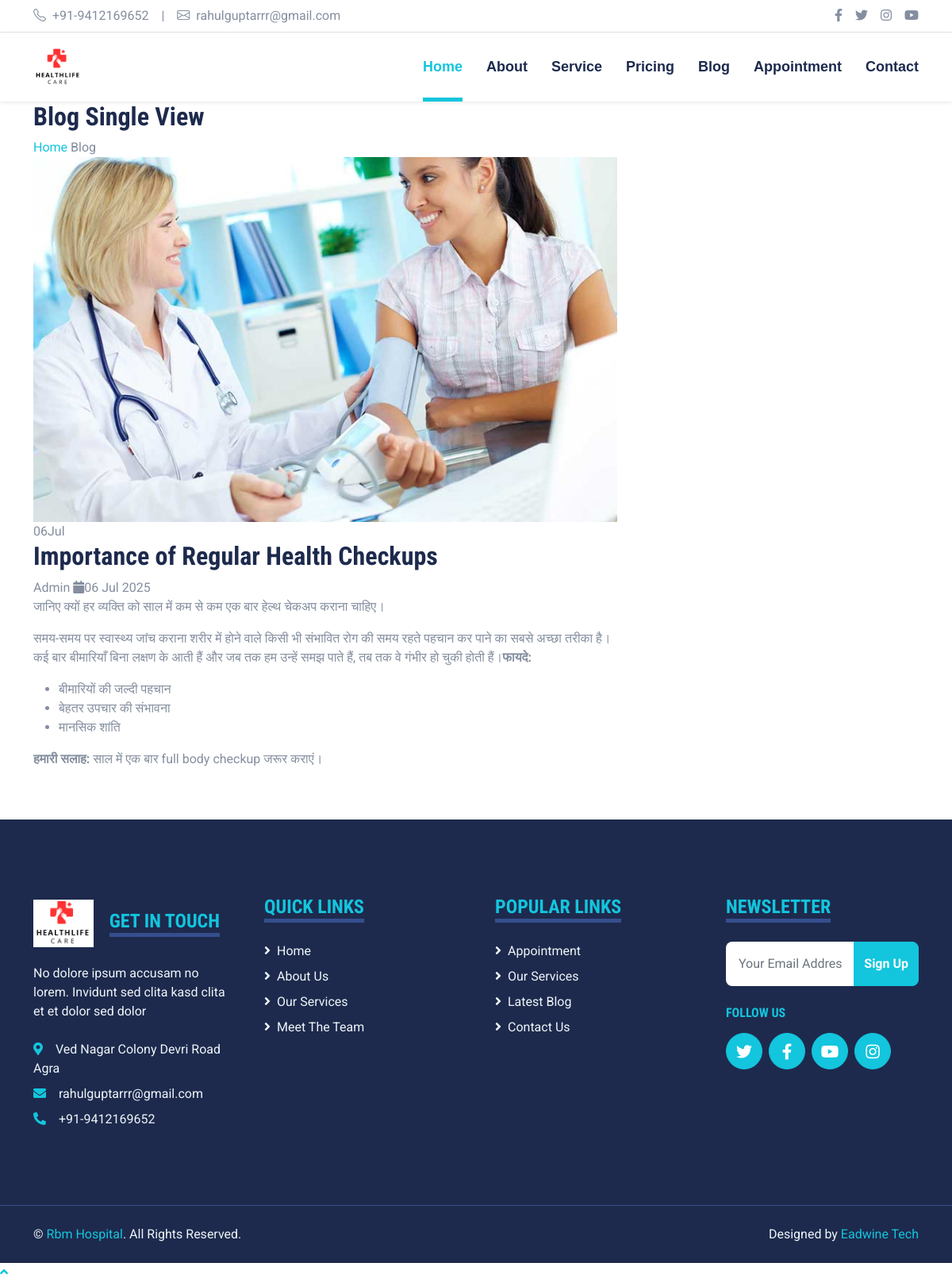
Screenshot of /detail.php?id=13 with the database file from the repository.
### tables this page shows
CREATE TABLE `tbl_setting` (
  `id` int(10) NOT NULL,
  `email` varchar(255) DEFAULT NULL,
  `phone1` varchar(255) DEFAULT NULL,
  `phone2` varchar(255) DEFAULT NULL,
  `address` text DEFAULT NULL,
  `address1` varchar(255) DEFAULT NULL,
  `link1` varchar(255) DEFAULT NULL,
  `link2` varchar(255) DEFAULT NULL,
  `link3` varchar(255) DEFAULT NULL,
  `link4` varchar(255) DEFAULT NULL,
  `link5` text DEFAULT NULL,
  `link6` text DEFAULT NULL,
  `map` text DEFAULT NULL,
  `description` text DEFAULT NULL,
  `about_since` varchar(255) DEFAULT NULL,
  `about_us_heading` text DEFAULT NULL,
  `about_us_sub_heading` text DEFAULT NULL,
  `about_short` text DEFAULT NULL,
  `image1` varchar(255) DEFAULT NULL,
  `thumb1` varchar(255) DEFAULT NULL,
  `image2` varchar(255) NOT NULL,
  `thumb2` varchar(255) NOT NULL,
  `image3` varchar(255) NOT NULL,
  `thumb3` varchar(255) NOT NULL,
  `image4` varchar(255) NOT NULL,
  `thumb4` varchar(255) NOT NULL,
  `image5` varchar(255) NOT NULL,
  `thumb5` varchar(255) NOT NULL,
  `top_heading` varchar(255) DEFAULT NULL,
  `about_us_narration` varchar(255) NOT NULL,
  `experience` varchar(255) NOT NULL,
  `point1` varchar(255) NOT NULL,
  `point2` varchar(255) DEFAULT NULL,
  `point3` varchar(255) DEFAULT NULL,
  `point4` varchar(255) DEFAULT NULL,
  `point5` varchar(255) NOT NULL,
  `point6` varchar(255) NOT NULL,
  `point7` varchar(255) NOT NULL,
  `point8` varchar(255) NOT NULL,
  `point9` varchar(255) NOT NULL,
  `point10` varchar(255) NOT NULL,
  `point11` varchar(255) NOT NULL,
  `point12` varchar(255) NOT NULL,
  `point13` varchar(255) NOT NULL,
  `point14` varchar(255) NOT NULL,
  `point15` varchar(255) NOT NULL,
  `point16` varchar(255) NOT NULL,
  `value1` varchar(255) NOT NULL,
  `value2` varchar(255) NOT NULL,
  `value3` varchar(255) NOT NULL,
  `value4` varchar(255) NOT NULL,
  `value5` varchar(255) NOT NULL,
  `value6` varchar(255) NOT NULL,
  `value7` varchar(255) NOT NULL,
  `value8` varchar(255) NOT NULL,
  `value9` varchar(255) NOT NULL,
  `value10` varchar(255) NOT NULL,
  `value11` varchar(255) NOT NULL,
  `value12` varchar(255) NOT NULL,
  `value13` varchar(255) NOT NULL,
  `value14` varchar(255) NOT NULL,
  `value15` varchar(255) NOT NULL,
  `value16` varchar(255) NOT NULL,
  `privacy` text DEFAULT NULL,
  `terms` text DEFAULT NULL,
  `returns` text DEFAULT NULL,
  `vission` text NOT NULL,
  `mission` text NOT NULL,
  `career_hospitality` text NOT NULL,
  `internation_intenship` text NOT NULL,
  `alumani` text NOT NULL,
  `life_after_iahm` text NOT NULL,
  `open_timing` varchar(255) NOT NULL,
  `url` varchar(255) NOT NULL
);

CREATE TABLE `tbl_blog` (
  `id` int(10) NOT NULL,
  `heading` varchar(255) DEFAULT NULL,
  `date` date DEFAULT NULL,
  `short_description` varchar(255) DEFAULT NULL,
  `description` text DEFAULT NULL,
  `meta_title` text DEFAULT NULL,
  `meta_keyword` text DEFAULT NULL,
  `meta_description` text DEFAULT NULL,
  `image1` varchar(255) DEFAULT NULL,
  `thumb1` varchar(255) DEFAULT NULL,
  `name` varchar(255) NOT NULL
);

### config.php (called while the page is built, shortened)
<?php
$conn = mysqli_connect("localhost", "root", "","");
$db = "hospital";
mysqli_select_db($conn, $db) or die(mysqli_error($conn));
$tblSetting      = "tbl_setting";
$user_id=1;
$sql=mysqli_query($conn,"select * from $tblSetting where id='$user_id'")or die(mysqli_error($conn));
$row=mysqli_fetch_assoc($sql);

### detail.php (the view, shortened to what this page needs)
<?php
include 'config.php';
$blog_id = isset($_GET['id']) && is_numeric($_GET['id']) ? (int)$_GET['id'] : 0;
$stmt = $conn->prepare("SELECT * FROM tbl_blog WHERE id = ?");
$stmt->bind_param("i", $blog_id);
$stmt->execute();
$result = $stmt->get_result();
$blog = $result->fetch_assoc();
$blog_heading      = !empty($blog['heading']) ? htmlspecialchars($blog['heading']) : 'Untitled';
$blog_image        = !empty($blog['image1']) ? htmlspecialchars($blog['image1']) : 'no-image.jpg';
$blog_date         = !empty($blog['date']) ? date("d", strtotime($blog['date'])) : '';
$blog_month        = !empty($blog['date']) ? date("M", strtotime($blog['date'])) : '';
$blog_full_date    = !empty($blog['date']) ? date("d M Y", strtotime($blog['date'])) : '';
$blog_short_desc   = !empty($blog['short_description']) ? nl2br(htmlspecialchars($blog['short_description'])) : '';
$blog_description  = !empty($blog['description']) ? $blog['description'] : '';
?>
<!DOCTYPE html>
<html lang="en">
<?php include 'include/head.php'; ?>
<body>
<div class="page">
    <?php include 'include/topbar.php'; ?>
    <?php include 'include/navbar.php'; ?>
    <div class="ttm-page-title-row ttm-bg ttm-bgimage-yes ttm-bgcolor-darkgrey clearfix">
        <div class="container">
            <div class="row align-items-center">
                <div class="col-lg-12">
                    <div class="ttm-page-title-row-inner">
                        <div class="page-title-heading">
                            <h2 class="title">Blog Single View</h2>
                        </div>
                        <div class="breadcrumb-wrapper">
                            <span><a href="index.php">Home</a></span>
                            <span>Blog</span>
                        </div>
                    </div>
                </div>
            </div>
        </div>
    </div>
    <div class="site-main">
        <div class="ttm-row sidebar ttm-sidebar-right clearfix">
            <div class="container">
                <div class="row">
                    <div class="col-lg-8 content-area">
                        <article class="post ttm-blog-single clearfix">
                            <div class="ttm-post-featured-wrapper ttm-featured-wrapper">
                                <div class="ttm-post-featured">
                                    <img class="img-fluid" src="admin/uploads/products/<?= $blog_image ?>" alt="<?= $blog_heading ?>" style="width: 100%; height: auto; object-fit: cover;">
                                </div>
                                <?php if (!empty($blog_date) && !empty($blog_month)): ?>
                                <div class="ttm-box-post-date">
                                    <span class="ttm-entry-date">
                                        <time class="entry-date"><?= $blog_date ?><span class="entry-month entry-year"><?= $blog_month ?></span></time>
                                    </span>
                                </div>
                                <?php endif; ?>
                            </div>
                            <div class="ttm-blog-single-content">
                                <div class="ttm-post-entry-header">
                                    <h2><?= $blog_heading ?></h2>
                                    <div class="post-meta">
                                        <span class="ttm-meta-line byline"><i class="ti ti-user"></i>Admin</span>
                                        <span class="ttm-meta-line tags-links"><i class="fa fa-calendar"></i><?= $blog_full_date ?></span>
                                    </div>
                                </div>
                                <div class="entry-content">
                                    <div class="ttm-box-desc-text">
                                        <?php if (!empty($blog_short_desc)): ?>
                                            <p><?= $blog_short_desc ?></p>
                                        <?php endif; ?>
                                        <?php if (!empty($blog_description)): ?>
                                            <div><?= $blog_description ?></div>
                                        <?php endif; ?>
                                    </div>
                                </div>
                            </div>
                        </article>
                    </div>
                </div>
            </div>
        </div>
    </div>
    <?php include 'include/footer.php'; ?>
    <a id="totop" href="#top"><i class="fa fa-angle-up"></i></a>
</div>
</body>
</html>

### include/topbar.php
  <?php include 'config.php';
?>
  <div class="container-fluid py-2 border-bottom d-none d-lg-block">
       <div class="container">
           <div class="row">
               <div class="col-md-6 text-center text-lg-start mb-2 mb-lg-0">
                   <div class="d-inline-flex align-items-center">
                       <a class="text-decoration-none text-body pe-3" href=""><i class="bi bi-telephone me-2"></i><?= $row['phone1'] ?></a>
                       <span class="text-body">|</span>
                       <a class="text-decoration-none text-body px-3" href=""><i class="bi bi-envelope me-2"></i><?= $row['email'] ?></a>
                   </div>
               </div>
               <div class="col-md-6 text-center text-lg-end">
                   <div class="d-inline-flex align-items-center">
                       <a class="text-body px-2" href="<?= $row['link1'] ?>">
                           <i class="fab fa-facebook-f"></i>
                       </a>
                       <a class="text-body px-2" href="<?= $row['link2'] ?>">
                           <i class="fab fa-twitter"></i>
                       </a>
                       <a class="text-body px-2" href="<?= $row['link3'] ?>">
                           <i class="fab fa-instagram"></i>
                       </a>
                       <a class="text-body ps-2" href="<?= $row['link4'] ?>">
                           <i class="fab fa-youtube"></i>
                       </a>
                   </div>
               </div>
           </div>
       </div>
   </div>

### include/navbar.php (shortened to what this page needs)
<div class="container-fluid sticky-top bg-white shadow-sm">
    <div class="container">
        <nav class="navbar navbar-expand-lg bg-white navbar-light py-3 py-lg-0">
            <a href="index.php" class="navbar-brand">
                <img src="admin/uploads/products/<?= $row['image1'] ?>" alt="RBM Logo" style="height: 50px;">
            </a>
            <div class="collapse navbar-collapse" id="navbarCollapse">
                <div class="navbar-nav ms-auto py-0">
                    <a href="home" class="nav-item nav-link active">Home</a>
                    <a href="about-me" class="nav-item nav-link">About</a>
                    <a href="our-offerings" class="nav-item nav-link">Service</a>
                    <a href="plan" class="nav-item nav-link">Pricing</a>
                    <a href="blog" class="nav-item nav-link">Blog</a>
                    <a href="meeting" class="nav-item nav-link">Appointment</a>
                    <a href="get-in-touch" class="nav-item nav-link">Contact</a>
                </div>
            </div>
        </nav>
    </div>
</div>

### include/footer.php (shortened to what this page needs)
<?php include 'config.php'; ?>
<div class="container-fluid bg-dark text-light mt-5 py-5">
    <div class="container py-5">
        <div class="row g-5">
            <div class="col-lg-3 col-md-6">
                <a href="index.php" class="navbar-brand mb-3 d-inline-block">
                    <img src="admin/uploads/products/<?= $row['image1'] ?>" alt="RBM Logo" style="height: 60px;">
                </a>
                <h4 class="d-inline-block text-primary text-uppercase border-bottom border-5 border-secondary mb-4">
                    Get In Touch
                </h4>
                <p class="mb-4">
                    No dolore ipsum accusam no lorem. Invidunt sed clita kasd clita et et dolor sed dolor
                </p>
                <p class="mb-2">
                    <i class="fa fa-map-marker-alt text-primary me-3"></i><?= $row['address'] ?>
                </p>
                <p class="mb-2">
                    <i class="fa fa-envelope text-primary me-3"></i><?= $row['email'] ?>
                </p>
                <p class="mb-0">
                    <i class="fa fa-phone-alt text-primary me-3"></i><?= $row['phone1'] ?>
                </p>
            </div>
            <div class="col-lg-3 col-md-6">
                <h4 class="d-inline-block text-primary text-uppercase border-bottom border-5 border-secondary mb-4">
                    Quick Links
                </h4>
                <div class="d-flex flex-column justify-content-start">
                    <a class="text-light mb-2" href="index.php"><i class="fa fa-angle-right me-2"></i>Home</a>
                    <a class="text-light mb-2" href="about.php"><i class="fa fa-angle-right me-2"></i>About Us</a>
                    <a class="text-light mb-2" href="service.php"><i class="fa fa-angle-right me-2"></i>Our Services</a>
                    <a class="text-light mb-2" href="appointment.php"><i class="fa fa-angle-right me-2"></i>Meet The Team</a>
                </div>
            </div>
            <div class="col-lg-3 col-md-6">
                <h4 class="d-inline-block text-primary text-uppercase border-bottom border-5 border-secondary mb-4">
                    Popular Links
                </h4>
                <div class="d-flex flex-column justify-content-start">
                    <a class="text-light mb-2" href="appointment.php"><i class="fa fa-angle-right me-2"></i>Appointment</a>
                    <a class="text-light mb-2" href="service.php"><i class="fa fa-angle-right me-2"></i>Our Services</a>
                    <a class="text-light mb-2" href="blog.php"><i class="fa fa-angle-right me-2"></i>Latest Blog</a>
                    <a class="text-light" href="contact.php"><i class="fa fa-angle-right me-2"></i>Contact Us</a>
                </div>
            </div>
            <div class="col-lg-3 col-md-6">
                <h4 class="d-inline-block text-primary text-uppercase border-bottom border-5 border-secondary mb-4">
                    Newsletter
                </h4>
                <form action="">
                    <div class="input-group">
                        <input type="text" class="form-control p-3 border-0" placeholder="Your Email Address">
                        <button class="btn btn-primary">Sign Up</button>
                    </div>
                </form>
                <h6 class="text-primary text-uppercase mt-4 mb-3">Follow Us</h6>
                <div class="d-flex">
                    <a class="btn btn-lg btn-primary btn-lg-square rounded-circle me-2" href="<?= $row['link2'] ?>">
                        <i class="fab fa-twitter"></i>
                    </a>
                    <a class="btn btn-lg btn-primary btn-lg-square rounded-circle me-2" href="<?= $row['link1'] ?>">
                        <i class="fab fa-facebook-f"></i>
                    </a>
                    <a class="btn btn-lg btn-primary btn-lg-square rounded-circle me-2" href="<?= $row['link4'] ?>">
                        <i class="fab fa-youtube"></i>
                    </a>
                    <a class="btn btn-lg btn-primary btn-lg-square rounded-circle" href="<?= $row['link3'] ?>">
                        <i class="fab fa-instagram"></i>
                    </a>
                </div>
            </div>
        </div>
    </div>
</div>
<div class="container-fluid bg-dark text-light border-top border-secondary py-4">
    <div class="container">
        <div class="row g-5">
            <div class="col-md-6 text-center text-md-start">
                <p class="mb-md-0">
                    &copy; <a class="text-primary" href="#">Rbm Hospital</a>. All Rights Reserved.
                </p>
            </div>
            <div class="col-md-6 text-center text-md-end">
                <p class="mb-0">
                    Designed by <a class="text-primary" href="#">Eadwine Tech</a>
                </p>
            </div>
        </div>
    </div>
</div>

### css/style.css (style rules this page uses)
:root { --primary: #13C5DD; --secondary: #354F8E; --light: #EFF5F9; --dark: #1D2A4D; }
.btn { font-weight: 700; transition: .5s; }
.btn-primary { color: #FFFFFF; }
.btn-lg-square { width: 46px; height: 46px; }
.btn-square, .btn-sm-square, .btn-lg-square { padding-left: 0; padding-right: 0; text-align: center; }
.navbar-light .navbar-nav .nav-link { font-family: 'Jost', sans-serif; position: relative; margin-left: 30px; padding: 30px 0; font-size: 18px; font-weight: 700; color: var(--dark); outline: none; transition: .5s; }
.navbar-light .navbar-nav .nav-link:hover, .navbar-light .navbar-nav .nav-link.active { color: var(--primary); }
@media (min-width: 992px) { .navbar-light .navbar-nav .nav-link::before { position: absolute; content: ""; width: 0; height: 5px; bottom: 0; left: 50%; background: var(--primary); transition: .5s; } }
@media (min-width: 992px) { .navbar-light .navbar-nav .nav-link:hover::before, .navbar-light .navbar-nav .nav-link.active::before { width: 100%; left: 0; } }

### rows the page displays
tbl_setting: phone1 "+91-9412169652", email "rahulguptarrr@gmail.com", image1 (picture), address "Ved Nagar Colony Devri Road Agra"
tbl_blog: image1 (picture), date "06", date "Jul", heading "Importance of Regular Health Checkups", date "06 Jul 2025", short_description "जानिए क्यों हर व्यक्ति को साल में कम से कम एक बार हेल्थ चेकअप कराना चाहिए।", description "समय-समय पर स्वास्थ्य जांच कराना शरीर में होने वाले किसी भी संभावित रोग की समय रहते पहचान कर पाने का सबसे अच्छा तरीका है। कई बार बीमारियाँ बिना लक्षण के आती हैं और जब तक हम उन्हें समझ पाते हैं, तब तक वे गंभीर हो चुकी होती हैं। फायदे: बीमारियों की जल्दी पहचान बेहतर उपचार की संभावना मानसिक शांति हमारी सलाह: साल में एक बार full body checkup जरूर कराएं।"
